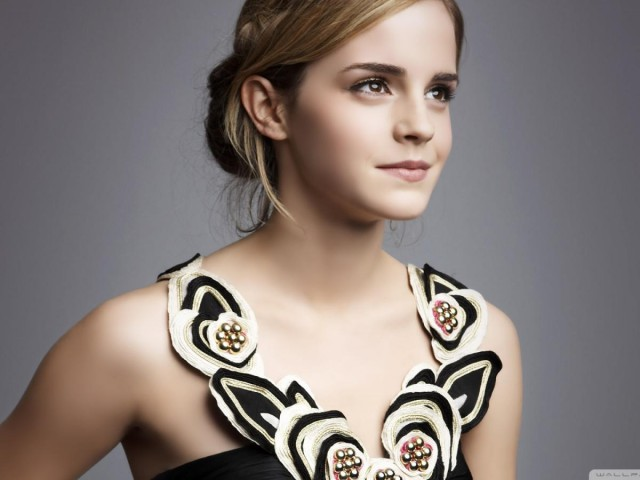
%> input picture MATLAB SPART connection/emma_640_480.jpg, 640 x 480 px
$ octave ayoosh_send_full_image.m   (GNU Octave 9; MATLAB toolbox functions it lacks are replaced by stand-ins)
%> lines starting %> are read from the running program, lines starting %| are printed output that depends on the picture
clc;
clear all;
close all;
delete(instrfindall)
% uint32 datasend;
B = imread('emma_640_480', 'jpg');
%> B is the input picture: size 480x640x3 uint8; mean R, G, B 133.8, 123.2, 119.1
A=rgb2gray(B);
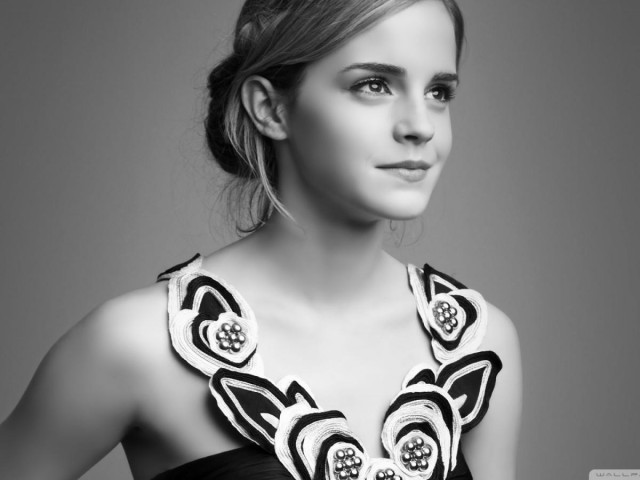
%> A: size 480x640 uint8; min 0, max 255, mean 125.9
% figure(1);
% imshow(A);
[Am, An] = size(A);
%> Am = 480; An = 640
imgTrans = A';
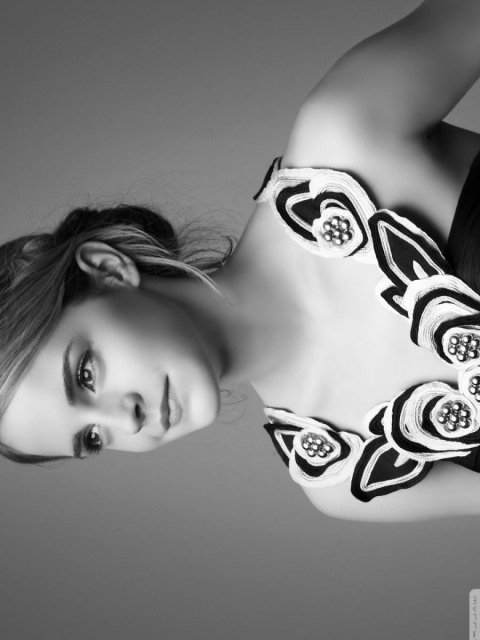
%> imgTrans: size 640x480 uint8; min 0, max 255, mean 125.9; mean of the top-left, top-right, bottom-left and bottom-right quarters 95.6, 130.3, 128.5, 149.1
img1D = imgTrans(:);
img1D = uint32(img1D);

while(1)
%> (the run ends here)
